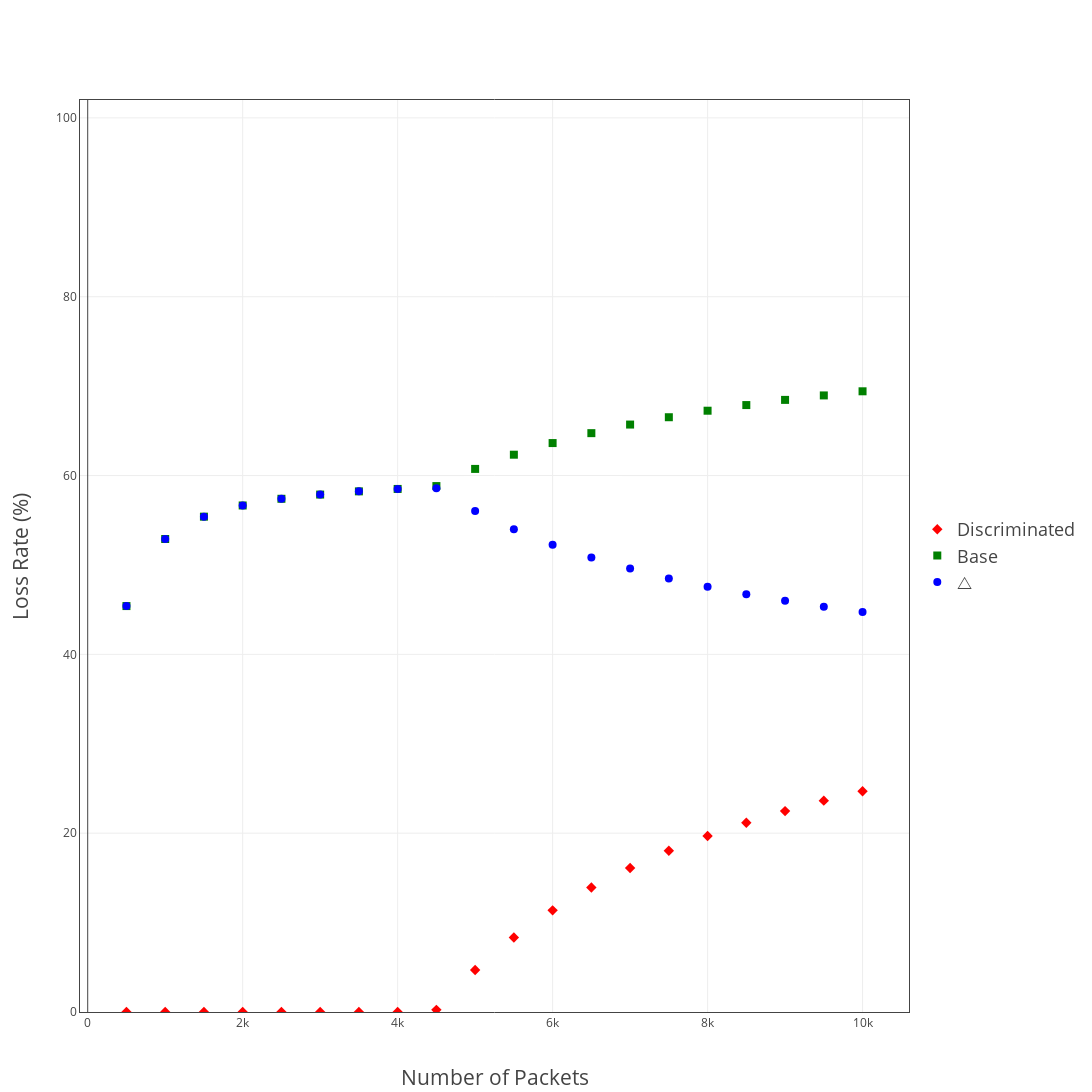
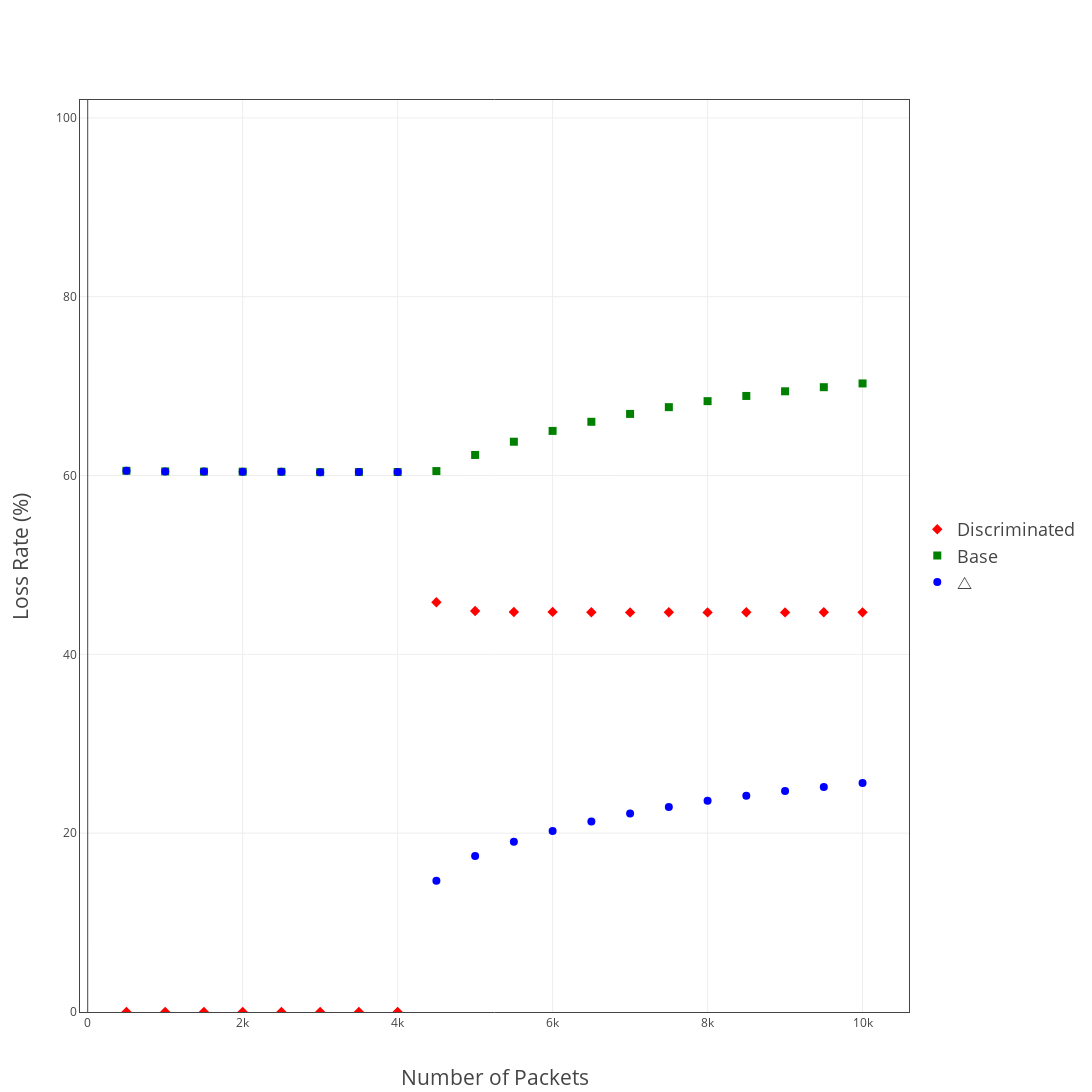

The cell these charts' notebook holds for them, in order:
### Code cell
for root, dirs, filenames in os.walk("Simulation/"):
    for file in filenames:
        drawSim('Simulation/'+file,True)

### Figure 1 — Plotly figure (JSON) as saved in the notebook; plotly's stock layout.template omitted (floating-point values rounded to 4 significant figures)
{"data": [{"marker": {"color": "red", "size": 8, "symbol": "diamond"}, "mode": "markers", "name": "Discriminated", "type": "scatter", "uid": "b6d85000-9dca-11e8-9574-c8f733c0a0e9", "x": [500, 1000, 1500, 2000, 2500, 3000, 3500, 4000, 4500, 5000, 5500, 6000, 6500, 7000, 7500, 8000, 8500, 9000, 9500, 10000], "y": [0, 0, 0, 0, 0, 0, 0, 0, 0.24, 4.7, 8.33, 11.37, 13.92, 16.11, 18.03, 19.69, 21.16, 22.47, 23.64, 24.69]}, {"marker": {"color": "green", "size": 8, "symbol": "square"}, "mode": "markers", "name": "Base", "type": "scatter", "uid": "b6d85001-9dca-11e8-9574-c8f733c0a0e9", "x": [500, 1000, 1500, 2000, 2500, 3000, 3500, 4000, 4500, 5000, 5500, 6000, 6500, 7000, 7500, 8000, 8500, 9000, 9500, 10000], "y": [45.4, 52.9, 55.4, 56.65, 57.4, 57.87, 58.23, 58.5, 58.82, 60.74, 62.33, 63.63, 64.74, 65.7, 66.52, 67.25, 67.88, 68.46, 68.96, 69.42]}, {"marker": {"color": "blue", "size": 8}, "mode": "markers", "name": "△", "type": "scatter", "uid": "b6d85002-9dca-11e8-9574-c8f733c0a0e9", "x": [500, 1000, 1500, 2000, 2500, 3000, 3500, 4000, 4500, 5000, 5500, 6000, 6500, 7000, 7500, 8000, 8500, 9000, 9500, 10000], "y": [45.4, 52.9, 55.4, 56.65, 57.4, 57.87, 58.23, 58.5, 58.58, 56.04, 54, 52.26, 50.82, 49.59, 48.49, 47.56, 46.72, 45.99, 45.32, 44.73]}], "layout": {"height": 2500, "legend": {"font": {"size": 18}, "x": 1.01, "y": 0.5}, "width": 2500, "xaxis": {"linewidth": 1, "mirror": "ticks", "showgrid": true, "showline": true, "showticklabels": true, "title": "Number of Packets", "titlefont": {"size": 21}}, "yaxis": {"linewidth": 1, "mirror": "ticks", "range": [0, 102], "showgrid": true, "showline": true, "title": "Loss Rate (%)", "titlefont": {"size": 21}}}}

### Figure 2 — Plotly figure (JSON) as saved in the notebook; plotly's stock layout.template omitted (floating-point values rounded to 4 significant figures)
{"data": [{"marker": {"color": "red", "size": 8, "symbol": "diamond"}, "mode": "markers", "name": "Discriminated", "type": "scatter", "uid": "b6d85003-9dca-11e8-9574-c8f733c0a0e9", "x": [500, 1000, 1500, 2000, 2500, 3000, 3500, 4000, 4500, 5000, 5500, 6000, 6500, 7000, 7500, 8000, 8500, 9000, 9500, 10000], "y": [0, 0, 0, 0, 0, 0, 0, 0, 45.83, 44.85, 44.73, 44.75, 44.71, 44.69, 44.71, 44.69, 44.71, 44.69, 44.71, 44.7]}, {"marker": {"color": "green", "size": 8, "symbol": "square"}, "mode": "markers", "name": "Base", "type": "scatter", "uid": "b6d85004-9dca-11e8-9574-c8f733c0a0e9", "x": [500, 1000, 1500, 2000, 2500, 3000, 3500, 4000, 4500, 5000, 5500, 6000, 6500, 7000, 7500, 8000, 8500, 9000, 9500, 10000], "y": [60.53, 60.46, 60.44, 60.43, 60.42, 60.38, 60.39, 60.39, 60.5, 62.3, 63.78, 64.99, 66.01, 66.89, 67.65, 68.32, 68.9, 69.42, 69.88, 70.3]}, {"marker": {"color": "blue", "size": 8}, "mode": "markers", "name": "△", "type": "scatter", "uid": "b6d85005-9dca-11e8-9574-c8f733c0a0e9", "x": [500, 1000, 1500, 2000, 2500, 3000, 3500, 4000, 4500, 5000, 5500, 6000, 6500, 7000, 7500, 8000, 8500, 9000, 9500, 10000], "y": [60.53, 60.46, 60.44, 60.43, 60.42, 60.38, 60.39, 60.39, 14.67, 17.45, 19.05, 20.24, 21.3, 22.2, 22.94, 23.63, 24.19, 24.73, 25.17, 25.6]}], "layout": {"height": 2500, "legend": {"font": {"size": 18}, "x": 1.01, "y": 0.5}, "width": 2500, "xaxis": {"linewidth": 1, "mirror": "ticks", "showgrid": true, "showline": true, "showticklabels": true, "title": "Number of Packets", "titlefont": {"size": 21}}, "yaxis": {"linewidth": 1, "mirror": "ticks", "range": [0, 102], "showgrid": true, "showline": true, "title": "Loss Rate (%)", "titlefont": {"size": 21}}}}
